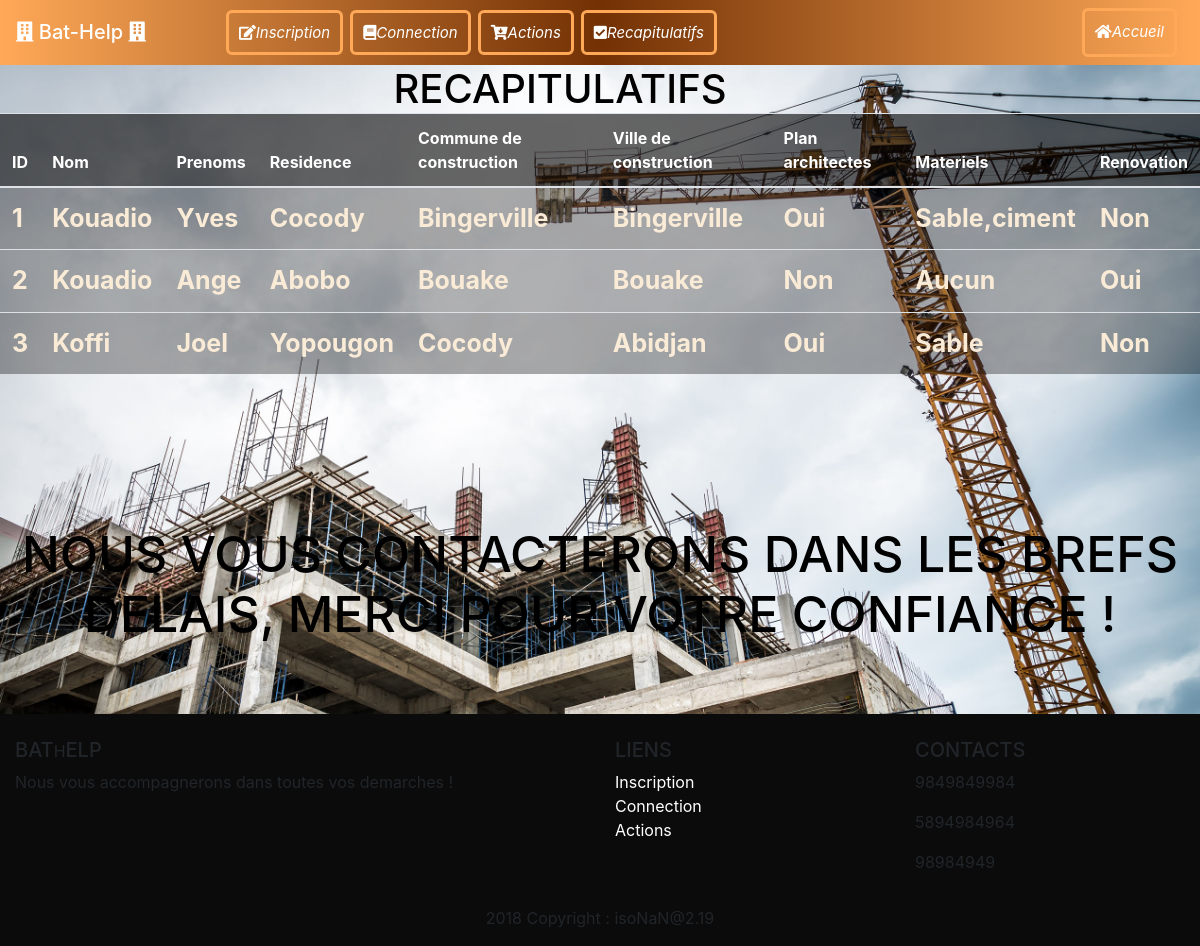
/php/dashboard.php, run on the app's committed database.
### tables this page shows
CREATE TABLE `client` (
  `id` int(11) NOT NULL,
  `nom` varchar(40) NOT NULL,
  `prenom` varchar(40) NOT NULL,
  `tel` varchar(40) NOT NULL,
  `residence` varchar(40) NOT NULL,
  `email` varchar(40) NOT NULL,
  `password` varchar(255) NOT NULL,
  `date_add` datetime NOT NULL DEFAULT CURRENT_TIMESTAMP
);

CREATE TABLE `action` (
  `id` int(11) NOT NULL,
  `commune` varchar(40) NOT NULL,
  `ville` varchar(40) NOT NULL,
  `plan` varchar(40) NOT NULL,
  `message` varchar(40) NOT NULL,
  `renovation` varchar(40) NOT NULL,
  `date_add` datetime NOT NULL DEFAULT CURRENT_TIMESTAMP
);

### php/dashboard.php (the view, shortened to what this page needs)
<?php
    require 'database.php';
    $request = $connection->query("SELECT client.id,client.nom,client.prenom,client.residence,action.commune,action.ville,action.plan,action.message,action.renovation
                              FROM client
                              LEFT JOIN action
                              ON client.id = action.id");
    $tab = $request->fetchAll(PDO::FETCH_ASSOC);
?>
<!DOCTYPE html>
<html lang="fr">
<head>
    <link rel="stylesheet" href="https://stackpath.bootstrapcdn.com/bootstrap/4.1.3/css/bootstrap.min.css"
>
    <link rel="stylesheet" href="https://use.fontawesome.com/releases/v5.7.2/css/all.css">
    <link rel="stylesheet" href="https://cdnjs.cloudflare.com/ajax/libs/animate.css/3.5.2/animate.min.css">
</head>
<body class="font">
<nav class="navbar navbar-expand-sm navbar-dark navbar-fixed">
    <div class="collapse navbar-collapse" id="collapsibleNavId">
        <h2><span><i class="fa fa-building"></i></span> Bat-Help <span><i class="fa fa-building"></i></span></h2>
        <ul class="navbar-nav mr-auto mt-2 mt-lg-0">
            <li class="nav-item">
                <a class="button1" id="inscription" href="inscription.php"><span><i class="fa fa-edit"></i></span>Inscription</a>
            </li>
            <li class="nav-item">
                <a class="button2" id="connection" href="connection.php"><span><i class="fa fa-book"></i></span>Connection</a>
            </li>
            <li class="nav-item">
                <a class="button3" id="Actions" href="action.php"><span><i class="fa fa-cart-arrow-down"></i></span>Actions</a>
            </li>
            <li class="nav-item">
                <a class="button5" id="dashboard" href="dashboard.php"><span><i class="fa fa-check-square"></i></span>Recapitulatifs</a>
            </li>
        </ul>
        <a href="../index.php" class="button4"><span><i class="fa fa-home"></i></span>Accueil</a>
    </div>
</nav>
<h1 style="text-align: center">Recapitulatifs</h1>
<table class="table table-striped">
    <thead>
    <tr>
        <th scope="col">ID</th>
        <th scope="col">Nom</th>
        <th scope="col">Prenoms</th>
        <th scope="col">Residence</th>
        <th scope="col">Commune de construction</th>
        <th scope="col">Ville de construction</th>
        <th scope="col">Plan architectes</th>
        <th scope="col">Materiels</th>
        <th scope="col">Renovation</th>
    </tr>
    </thead>
    <tbody>
    <?php foreach($tab as $keys => $value): ?>
    <tr>
        <?php foreach($value as $tab_keys => $tab_value): ?>
            <?php if($tab_keys == 'id' && $value == 'id') {   ?>
                <th scope="row"><?= $tab_value ?></th>
        <?php } else { ?>
        <td><?= $tab_value ?></td>
        <?php } ?>
        <?php endforeach ?>
    </tr>
    <?php endforeach ?>
    </tbody>
</table>
<h3 style="text-align:center;">Nous vous contacterons dans les brefs delais, Merci pour votre confiance !</h3>
<footer class="page-footer font-small blue pt-4">
    <div class="container-fluid text-center text-md-left">
        <div class="row">
            <div class="col-md-6 mt-md-0 mt-3">
                <h5 class="text-uppercase">Bat<small>H</small>elp</h5>
                <p>Nous vous accompagnerons dans toutes vos demarches !</p></div>
            <div class="col-md-3 mb-md-0 mb-3">
                <h5 class="text-uppercase">Liens</h5>
                <ul class="list-unstyled">
                    <li>
                        <a href="#">Inscription</a>
                    </li>
                    <li>
                        <a href="#">Connection</a>
                    </li>
                    <li>
                        <a href="#">Actions</a>
                    </li>
                </ul>
            </div>
            <div class="col-md-3 mb-md-0 mb-3">
                <h5 class="text-uppercase">Contacts</h5>
                <ul class="list-unstyled">
                    <li>
                        <p>9849849984</p>
                    </li>
                    <li>
                        <p>5894984964</p>
                    </li>
                    <li>
                        <p>98984949</p>
                    </li>
                </ul>
            </div>
        </div>
    </div>
    <div class="footer-copyright text-center py-3">2018 Copyright : isoNaN@2.19</div>
</footer>
</body>
</html>

### php/dashboard.php (style rules this page uses)
a { text-decoration: none; color: #FFF; }
nav { background: -webkit-linear-gradient(left,#FFA958,#733104,#FFA958); background: -moz-linear-gradient(left,#FFA958,#733104,#FFA958); background: -o-linear-gradient(left,#FFA958,#733104,#FFA958); }
h1 { text-align: center; font-size: 40px; color: #000; margin: 0 80px 0 0; text-transform: uppercase; }
h2 { text-align: center; font-size: 20px; color: #FFF; margin: 0 80px 0 0; }
h3 { text-align: center; font-size: 50px; text-transform: uppercase; color: #000; margin-bottom: 70px; }
tr td { font-size: 25px; color: antiquewhite; font-weight: bold; background: rgba(0,0,0,.3); }
tr th { color: #FFF; font-weight: bold; background: rgba(0,0,0,.6); }
.button1 { font-style: italic; font-size: 15px; color: #FFF; border: 3px solid #FFA958; padding: 10px; border-radius: 6px; background: transparent; margin-right: 7px; }
.button2 { margin-right: 7px; font-style: italic; font-size: 15px; color: #FFF; border: 3px solid #FFA958; padding: 10px; border-radius: 6px; background: transparent; }
.button3 { list-style: none; text-decoration: none; font-style: italic; font-size: 15px; color: #FFF; border: 3px solid #FFA958; padding: 10px; border-radius: 6px; background: transparent; }
.button4 { font-style: italic; font-size: 15px; color: #FFF; border: 3px solid #FFA958; padding: 10px; border-radius: 6px; background: transparent; margin-right: 7px; }
.button5 { font-style: italic; font-size: 15px; color: #FFF; border: 3px solid #FFA958; padding: 10px; border-radius: 6px; background: transparent; margin-left: 7px; }
.page-footer { background: #0B0B0B; }
.table { margin-bottom: 150px; }
.font { background-image: url('../img/img7.jpg'); background-size: cover; }

### data on the page
client: id "1", nom "Kouadio", prenom "Yves", residence "Cocody", action.commune "Bingerville", action.ville "Bingerville", action.plan "Oui", action.message "Sable,ciment", action.renovation "Non"
client: id "2", nom "Kouadio", prenom "Ange", residence "Abobo", action.commune "Bouake", action.ville "Bouake", action.plan "Non", action.message "Aucun", action.renovation "Oui"
client: id "3", nom "Koffi", prenom "Joel", residence "Yopougon", action.commune "Cocody", action.ville "Abidjan", action.plan "Oui", action.message "Sable", action.renovation "Non"
